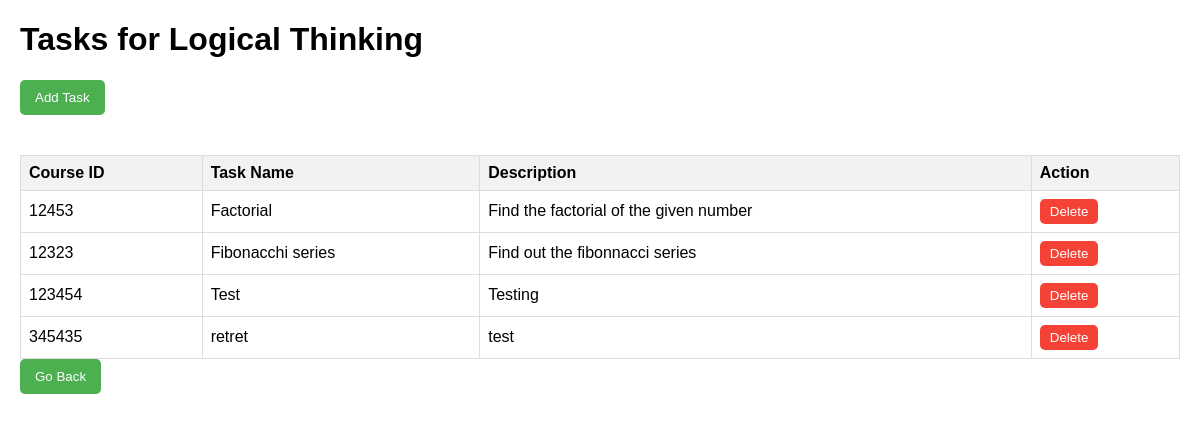
/admin_task.php?category=Logical Thinking, run on the app's committed database.
### tables this page shows
CREATE TABLE `tasks` (
  `id` int NOT NULL AUTO_INCREMENT,
  `course_id` varchar(255) DEFAULT NULL,
  `task_name` varchar(255) DEFAULT NULL,
  `category` varchar(255) DEFAULT NULL,
  `description` text,
  PRIMARY KEY (`id`)
);

### admin_task.php (the view, shortened to what this page needs)
<?php
include 'includes/db.php';
$category = isset($_GET['category']) ? trim($_GET['category']) : '';
$sql = "SELECT * FROM tasks WHERE category = ?";
$stmt = $conn->prepare($sql);
$stmt->bind_param("s", $category);
$stmt->execute();
$result = $stmt->get_result();
?>
<!DOCTYPE html>
<html lang="en">
<head>
</head>
<body>
    <h1>Tasks for <?php echo htmlspecialchars($category); ?></h1>
    <button onclick="window.location.href='add_task.php?category=<?php echo urlencode($category); ?>'" class="button">Add Task</button>
    <table>
        <thead>
            <tr>
                <th>Course ID</th>
                <th>Task Name</th>
                <th>Description</th>
                <th>Action</th>
            </tr>
        </thead>
        <tbody>
            <?php
            if ($result->num_rows > 0) {
                while($row = $result->fetch_assoc()) {
                    echo "<tr>";
                    echo "<td>" . htmlspecialchars($row['course_id']) . "</td>";
                    echo "<td>" . htmlspecialchars($row['task_name']) . "</td>";
                    echo "<td>" . htmlspecialchars($row['description']) . "</td>";
                    echo "<td>
                        <form method='post' style='display:inline;'>
                            <input type='hidden' name='delete_task_id' value='" . htmlspecialchars($row['id']) . "'>
                            <button type='submit' class='delete-button'>Delete</button>
                        </form>
                    </td>";
                    echo "</tr>";
                }
            } else {
                echo "<tr><td colspan='4'>No tasks found for this category.</td></tr>";
            }
            ?>
        </tbody>
    </table>
    <button onclick="history.back();" class="button">Go Back</button>
</body>
</html>

### admin_task.php (style rules this page uses)
body { font-family: Arial, sans-serif; margin: 20px; }
table { width: 100%; border-collapse: collapse; margin-top: 20px; }
table, th, td { border: 1px solid #ddd; }
th, td { padding: 8px; text-align: left; }
th { background-color: #f2f2f2; }
.button { background-color: #4CAF50; color: white; padding: 10px 15px; border: none; cursor: pointer; border-radius: 5px; margin-bottom: 20px; }
.delete-button { background-color: #f44336; color: white; border: none; cursor: pointer; padding: 5px 10px; border-radius: 5px; }

### data on the page
tasks: course "12453", task_name "Factorial", description "Find the factorial of the given number"
tasks: course "12323", task_name "Fibonacchi series", description "Find out the fibonnacci series"
tasks: course "123454", task_name "Test", description "Testing"
tasks: course "345435", task_name "retret", description "test"

### other printed values
$category "Logical Thinking"
